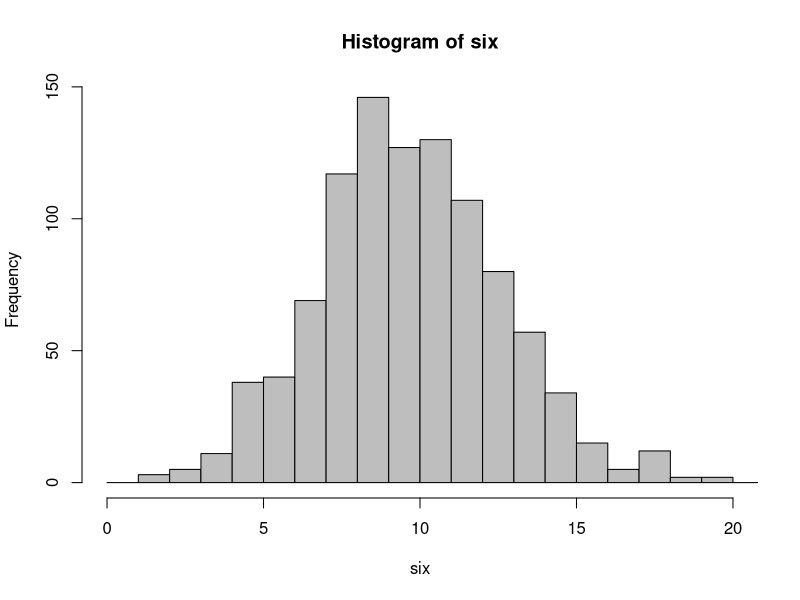
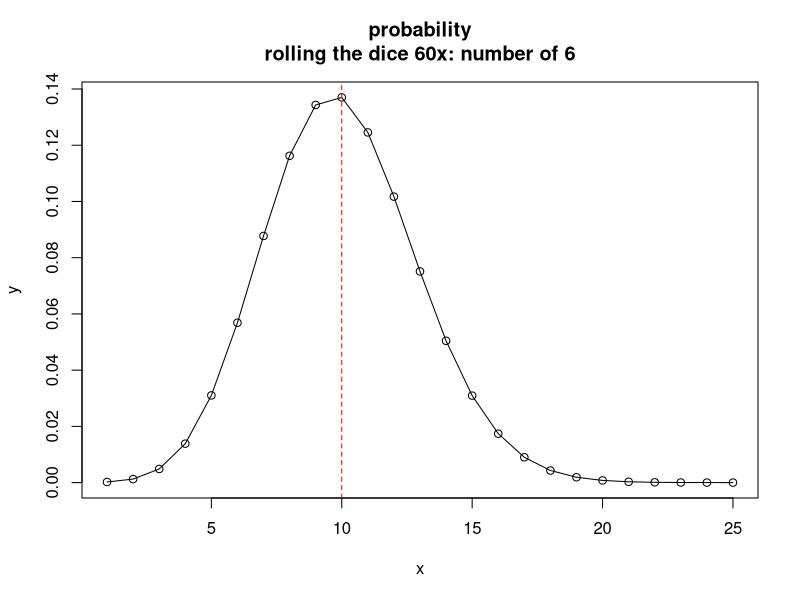
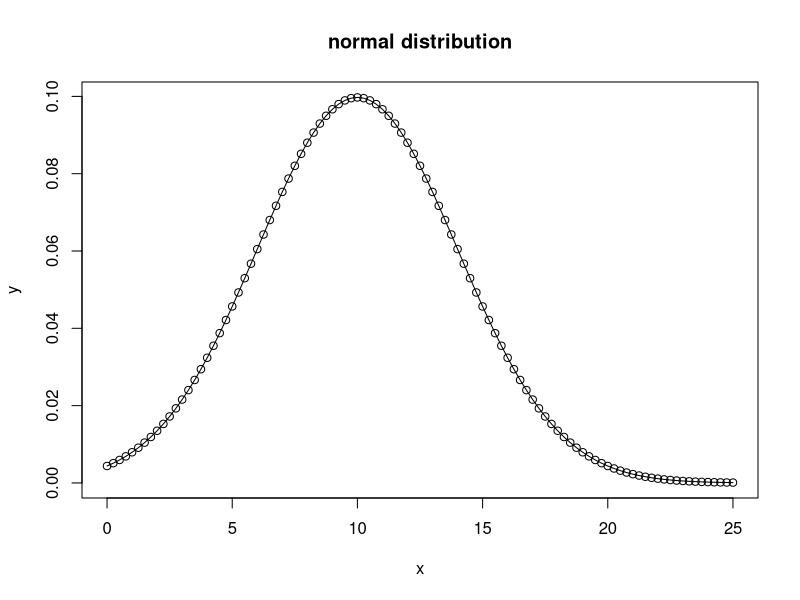
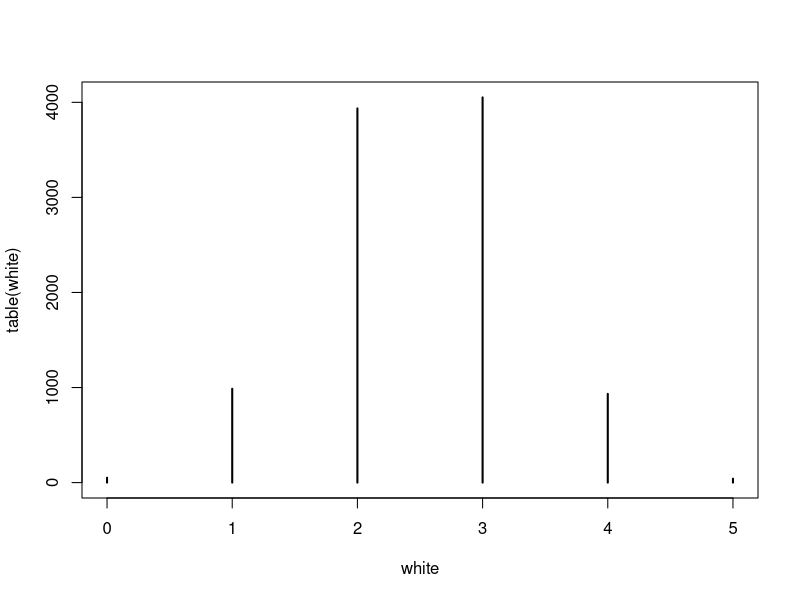
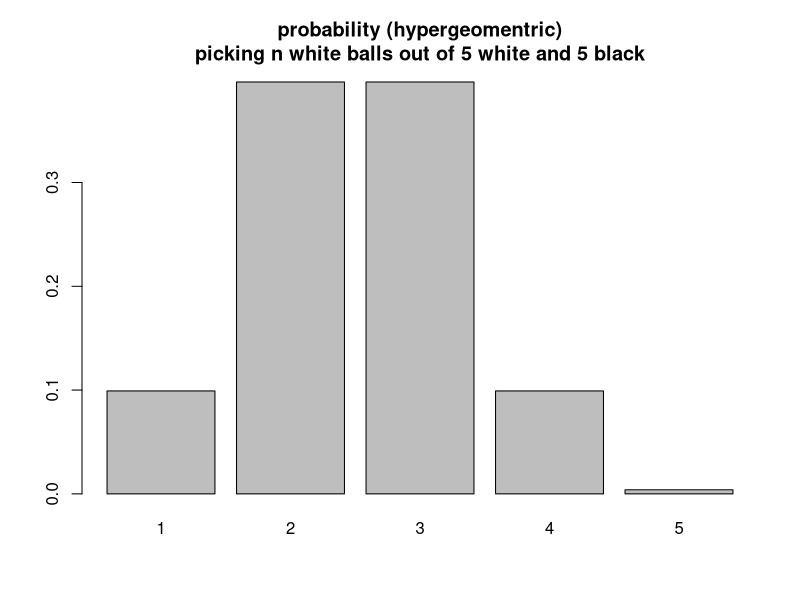

Source code (R) for these figures, in order:
#############################################################################
## uniform distirbution
#############################################################################

# 10 random numbers between 0 and 1
runif(10)

# 10 random numbers between 1 and 10
runif(n = 10, min = 1, max = 10)


#############################################################################
## binomial distribution
#############################################################################

# set seed to get reproducable result
set.seed(100)                              

# Flipping a coin 10x
coin <- rbinom(n=10, size=1, prob=1/2) 
ifelse(coin == 0, "head", "tail")

# number of 6, rolling the dice 60x
rbinom(n=1, size=60, prob=1/6)     

# number of 6, rolling the dice 60x, 1000x
six <- rbinom(n=1000, size=60, prob=1/6)
hist(six, col="grey", xlim=c(0,20), breaks = c(0:30))

# distribution
x <- c(1:25)
y <- dbinom(x = x, size = 60, prob = 1/6) 
plot(x,y, main = "probability\nrolling the dice 60x: number of 6")
lines(x,y)
abline(v=60*1/6, col="red", lty=2)

# rolling the dice 60x, number of 6 between 8 and 10
pbinom(10, 60, 1/6) - pbinom(7, 60, 1/6)
dbinom(8, 60, 1/6) + dbinom(9, 60, 1/6) + dbinom(10, 60, 1/6)


#############################################################################
## normal distribution
#############################################################################

# set seed to get reproducable result
set.seed(100)                              
x <- seq(0,25, by=0.25)
y <- dnorm(x, mean = 10, sd = 4)
plot(x,y, main = "normal distribution")
lines(x,y)


#############################################################################
## hypergeometric distribution (picking black/white balls from an urn)
#############################################################################

# nn = numer of experiments
# m  = number of white balls in urn 
# n  = number of black balls in urn
# k  = number of balls taken out

# urn with 9 white and 1 black balls, 1 ball taken out, experiment 100x
# number of white balls per experiment
white <- rhyper(nn = 100, m=9, n=1, k=1)     

# urn with 5 white and 5 black balls, 5 balls taken out, experiment 10000x
# number of white balls per experiment
white <- rhyper(nn = 10000, m=5, n=5, k=5)     
plot(table(white), xlim = c(0,5))

# denisity
x <- c(1:5)
y <- dhyper(x = x, m=5, n=5, k=5) 
barplot(y, names.arg = x, main = "probability (hypergeomentric)\npicking n white balls out of 5 white and 5 black")
